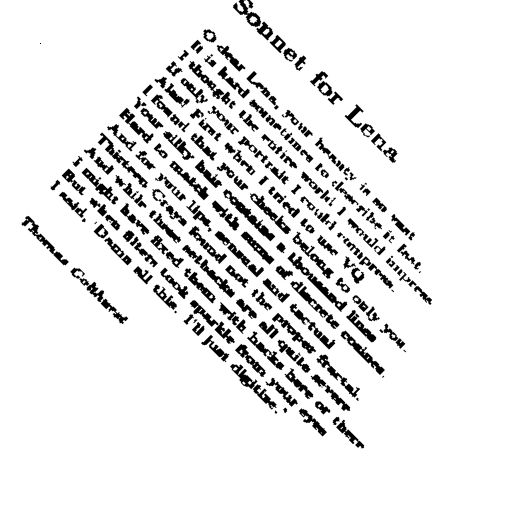
#> input picture 2/img/sonrot2.png, 512 x 512 px, given in place of son.png, which was not available
$ jupyter execute TME2_PROSIO.ipynb   (text cells are left out)
#> lines starting #> are read from the running program, lines starting #| are printed output that depends on the picture; after the words box and inside, x2 and y2 are one past the last pixel; in counts of white or black regions, pixels touching at a corner belong together; pictures that were not available may be replaced by others from this repository, and a replacement may not be noted
[cell 1]
import numpy as np
from numpy.fft import fft2,fftshift
from PIL import Image
import matplotlib.pyplot as plt

son = np.array(Image.open('img/son.png'))
#> son is the input picture: shape (512, 512); min 0, max 255, mean 231.5
sonrot = np.array(Image.open('img/sonrot.png'))
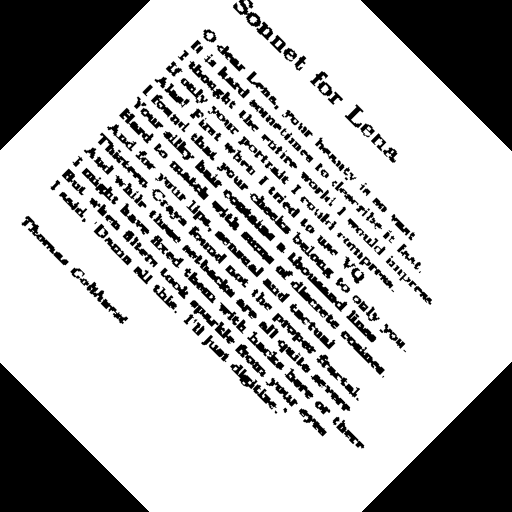
#> input picture 2/img/sonrot.png, 512 x 512 px
#> sonrot is the input picture: shape (512, 512); min 0, max 255, mean 187.4

[cell 2]
def computeFT(I):
    """ Array -> Array[complex] """
    array = np.array(I)
    return fft2(array)

def toVisualizeFT(If):
    """ Array[complex] -> Array[float] """
    return np.abs(fftshift(If))

def toVisualizeLogFT(If):
    """ Array[complex] -> Array[float] """
    return np.log10(toVisualizeFT(If))

complex_array = computeFT(son)
plt.imshow(son, cmap='gray')
plt.title('Sonnet')
plt.show()
#print('\nComplex array:\n\n')
#print(complex_array)
print('\nCentered module of the complex array\n\n')
x = toVisualizeFT(complex_array)
#print(x)
plt.imshow(x, cmap = 'gray')
plt.show()
print('\nCentered module of the complex array using a logarithmic scale:\n\n')
y = toVisualizeLogFT(complex_array)
#print(y)
plt.imshow(y, cmap='gray')
plt.show()

print('To have a perception of the range and form of the density spectrum of a picture it is useful to plot it using a \n logaritmic scale')

[cell 3]
import matplotlib.pyplot as plt

print('SONNET:\n')
complex_son = computeFT(son)
#print('Fourier trasform of image son:\n')
#print(complex_son)
#print('\n\nModule with logaritmic scale:\n')
magnitude_spectrum = toVisualizeLogFT(complex_son)
#print(magnitude_spectrum)

plt.imshow(son, cmap='gray')
plt.title('\n\n----------------------------SONNET---------------------------------------\n\n')
plt.show()
plt.imshow(magnitude_spectrum,cmap='gray')
plt.title('Amplitude spectrum')
plt.show()

#print(np.max(magnitude_spectrum))
#print(np.min(magnitude_spectrum))

threshold = np.log10(np.power(10, 5))
#print(threshold)
magnitude_spectrum = np.where(magnitude_spectrum<threshold, 0, 1)
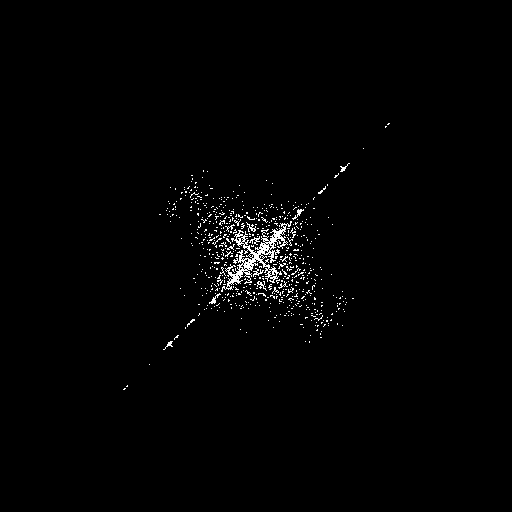
#> magnitude_spectrum: shape (512, 512) int64; values 0 (black) and 1 (white), 1.3% white in thin lines or dots, all inside (x1, y1, x2, y2) = (123, 123, 390, 390)
#print(magnitude_spectrum)
#print(np.max(magnitude_spectrum))
#print(np.min(magnitude_spectrum))
plt.imshow(magnitude_spectrum,cmap='gray')
plt.title('Thresholded amplitude spectrum')
plt.show()

print('\n\n---------------------------------SONNET ROTATED:--------------------------------------------\n')
complex_sonrot = computeFT(sonrot)
#print('Fourier trasform of image sonrot:\n')
#print(complex_sonrot)
#print('\n\nModule with logaritmic scale:\n')
magnitude_spectrum_sonrot = toVisualizeLogFT(complex_sonrot)
#print(magnitude_spectrum)

plt.imshow(sonrot, cmap='gray')
plt.title('Sonnet Rotated')
plt.show()
plt.imshow(magnitude_spectrum_sonrot,cmap='gray')
plt.title('Amplitude spectrum')
plt.show()

#print(np.max(magnitude_spectrum_sonrot))
#print(np.min(magnitude_spectrum_sonrot))

magnitude_spectrum_sonrot = np.where(magnitude_spectrum_sonrot<threshold, 0, 1)
#> magnitude_spectrum_sonrot: shape (512, 512) int64; values 0 (black) and 1 (white), 1.4% white in thin lines or dots, all inside (x1, y1, x2, y2) = (121, 120, 392, 393)
#print(magnitude_spectrum_sonrot)
#print(np.max(magnitude_spectrum_sonrot))
#print(np.min(magnitude_spectrum_sonrot))
plt.imshow(magnitude_spectrum_sonrot,cmap='gray')
plt.title('Thresholded Amplitude spectrum')
plt.show()

[cell 4]
def blend(I1,I2,alpha):
    """ Array**2*float -> Array """
#> called with alpha = 0.5
    a1 = np.array(I1)
    a2 = np.array(I2)
    return alpha*a1 + (1-alpha)*a2

[cell 5]
blendedPic = blend(son, sonrot, 0.5)

print('\nBlend function on images son and sonrot:\n')
#print(blendedPic)
plt.imshow(blendedPic, cmap='gray')
plt.show()

ft = fft2(blendedPic)
print('\n\nFourier transform:\n')
#print(ft)
#print('\n\nModule with logaritmic scale:\n')
ms = toVisualizeLogFT(ft)
#print(ms)

plt.imshow(ms,cmap='gray')
plt.title('Amplitude spectrum')
plt.show()

#print(np.max(ms))
#print(np.min(ms))

threshold = 5

ms = np.where(ms<threshold, 0, 1)
#> in rectifyOrientation, `thresh_image = np.where(log_ft<thresh, 0, 1)`: thresh_image: shape (512, 512) int64; values 0 (black) and 1 (white), 0.14% white in thin lines or dots, all inside (x1, y1, x2, y2) = (168, 167, 345, 346)
#print(ms)
#print(np.max(ms))
#print(np.min(ms))
plt.imshow(ms,cmap='gray')
plt.title('Thresholded Amplitude spectrum')
plt.show()

[cell 6]
def mainOrientation(I):
    """ Array -> tuple[Iori,float]
        return image of orientation (32 bins) and the main orientation (degree) from a Fourier transform module
    """
    n, m = I.shape
#> n = 512; m = 512

    size = 32
    x = np.array(range(size))
    ori = np.vstack((np.cos(np.pi*x/size), np.sin(np.pi*x/size))).T

    Iori = np.zeros((n, m))
    orients = np.zeros((size))

    for i in range(1,n+1):
        for j in range(1,m+1):
            if I[i-1, j-1] > 0:
                v = np.array([j-m/2, -i + n/2])
                if i > n/2:
                    v = -v
                    prod = np.matmul(ori, v)
                    maxi = prod.max()
                    if maxi > 0:
                        imax = np.nonzero(prod == maxi)
                        Iori[i-1, j-1] = imax[0]
                        orients[imax] += 1

    maxori = np.nonzero(orients == orients.max())[0][0]
#> maxori = 31
    return (Iori, 180*maxori/size - 90)

def rotateImage(I,a):
    """ Array*float -> Array
        return a rotation of angle a (degree) of image I
    """
#> called with a = 45
    return np.array(Image.fromarray(I).rotate(a, expand=True, fillcolor=127))
#> returned value: shape (726, 726)

####### your code below
def rectifyOrientation(I, thresh, angle):
    ft = computeFT(I)
    log_ft = toVisualizeLogFT(ft)

    thresh_image = np.where(log_ft<thresh, 0, 1)

    main_orient = mainOrientation(I)
    im_rotated = rotateImage(I, angle)

    new_orient = mainOrientation(im_rotated)

    ft_rot = computeFT(im_rotated)
    log_ft_rot = toVisualizeLogFT(ft_rot)
    thresh_rotated = np.where(log_ft_rot<thresh, 0, 1)
#> thresh_rotated: shape (726, 726) int64; values 0 (black) and 1 (white), 0.17% white in thin lines or dots, all inside (x1, y1, x2, y2) = (307, 188, 420, 539)

    return I, thresh_image, im_rotated, thresh_rotated, main_orient

th= np.log10(3*np.power(10,5))

im, th, new, th_new, orient = rectifyOrientation(sonrot, th, 45)

print('\n\nMain orientation of the original picture: ', orient[1] )
#| Main orientation of the original picture:  84.375

plt.imshow(im, cmap='gray')
plt.title('Original image:')
plt.show()

plt.imshow(th, cmap='gray')
plt.title('Amplitude spectrum of the original image:')
plt.show()

plt.imshow(new, cmap='gray')
plt.title('Rotated image with horizontal text')
plt.show()

plt.imshow(th_new, cmap='gray')
plt.title('Amplitude spectrum of image correctly rotated')
plt.show()

[cell 7]
#using rectifyOrientation() on SinRot, returning the image correctly rotated

print('-------------------------SONROT---------------------------------------\n')

th= np.log10(3*np.power(10,5))

im, th, new, th_new, orient = rectifyOrientation(sonrot, th, 45)

print('\n\nMain orientation of the original picture: ', orient[1] )
#| Main orientation of the original picture:  84.375

plt.imshow(im, cmap='gray')
plt.title('Original image:')
plt.show()

plt.imshow(th, cmap='gray')
plt.title('Amplitude spectrum of the original image:')
plt.show()

plt.imshow(new, cmap='gray')
plt.title('Rotated image with horizontal text')
plt.show()

plt.imshow(th_new, cmap='gray')
plt.title('Amplitude spectrum of image correctly rotated')
plt.show()


#experimenting the rectifyOrientation() function with the new image Port, displaying the image at various angles

print('\n\n----------------------------------PORT-------------------------------------------------\n\n')

port = np.array(Image.open('img/port.jpg'))
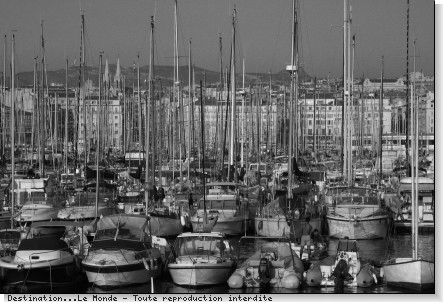
#> input picture 2/img/port.jpg, 443 x 302 px
#> port is the input picture: shape (302, 443); min 0, max 255, mean 100.6
plt.imshow(port, cmap='gray')
plt.title('Original image:')
plt.show()

plt.imshow(toVisualizeLogFT(computeFT(port)), cmap='gray')
plt.title('Amplitude spectrum of original image')
plt.show()

thresh_port = np.where(toVisualizeLogFT(computeFT(port))<5, 0, 1)
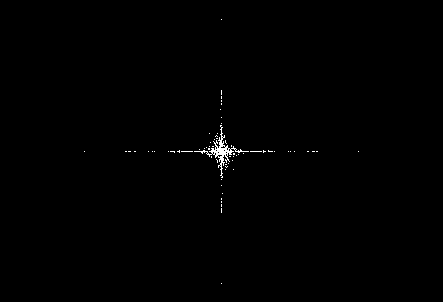
#> thresh_port: shape (302, 443) int64; values 0 (black) and 1 (white), 0.38% white in thin lines or dots, all inside (x1, y1, x2, y2) = (84, 19, 359, 284)
plt.imshow(thresh_port, cmap='gray')
plt.title('Thresholded Amplitude spectrum of original image')
plt.show()

#changing the image main orientation to different angles

im1, th1, new1, th_new1, orientPort = rectifyOrientation(port, 5, 45)
#> after the loop in mainOrientation (call 5), `for i in range(1,n+1):`:
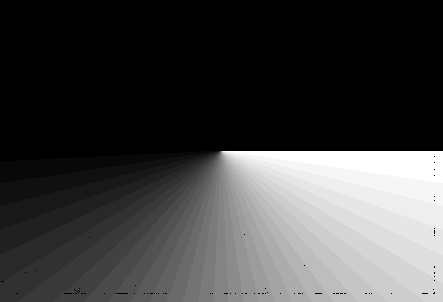
#> Iori: shape (302, 443) float64; min 0, max 31, mean 8; drawn with min black and max white
#> after the loop in mainOrientation (call 6), `for i in range(1,n+1):`:
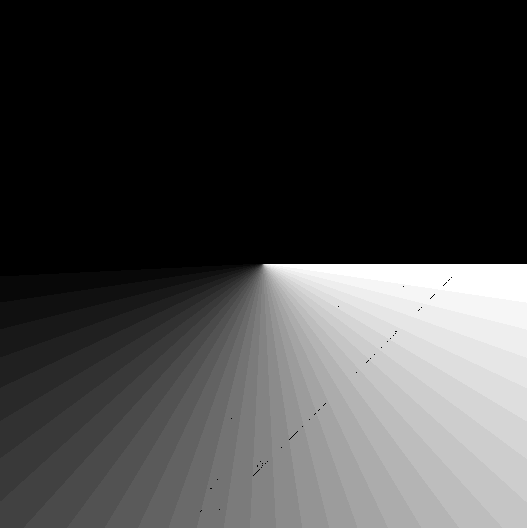
#> Iori: shape (528, 527) float64; min 0, max 31, mean 8; drawn with min black and max white
#> in rectifyOrientation (call 3), `thresh_rotated = np.where(log_ft_rot<thresh, 0, 1)`: thresh_rotated: shape (528, 527) int64; values 0 (black) and 1 (white), 0.37% white in thin lines or dots, all inside (x1, y1, x2, y2) = (174, 174, 353, 355)
im2, th2, new2, th_new2, orientPort2 = rectifyOrientation(port, 5, 90)
#> call 4 of rectifyOrientation, with thresh = 5, angle = 90
#> after the loop in mainOrientation (call 8), `for i in range(1,n+1):`:
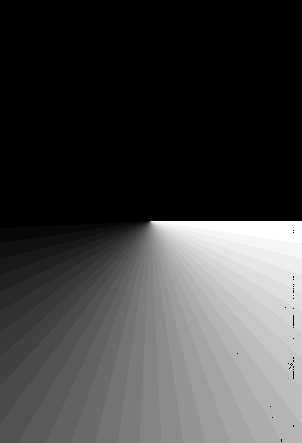
#> Iori: shape (443, 302) float64; min 0, max 31, mean 8; drawn with min black and max white
#> in toVisualizeLogFT (call 14), `return np.log10(toVisualizeFT(If))`:
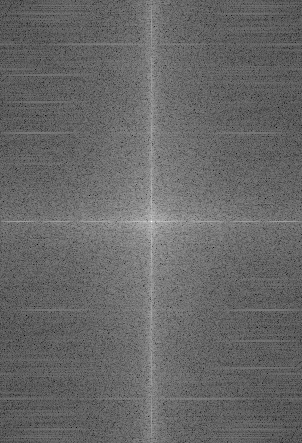
#> returned value: shape (443, 302) float64; min 1.3, max 7.13, mean 3.67; drawn with min black and max white
#> in rectifyOrientation (call 4), `thresh_rotated = np.where(log_ft_rot<thresh, 0, 1)`:
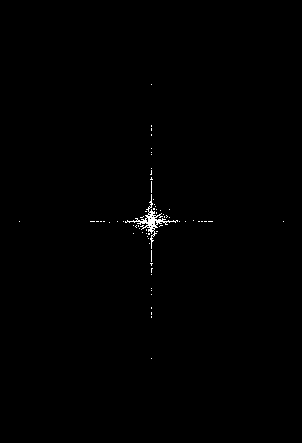
#> thresh_rotated: shape (443, 302) int64; values 0 (black) and 1 (white), 0.38% white in thin lines or dots, all inside (x1, y1, x2, y2) = (19, 84, 284, 359)
im3, th3, new3, th_new3, orientPort3 = rectifyOrientation(port, 5, 180)
#> in rotateImage (call 5), `return np.array(Image.fromarray(I).rotate(a, expand=True, fillcolor=12..`:
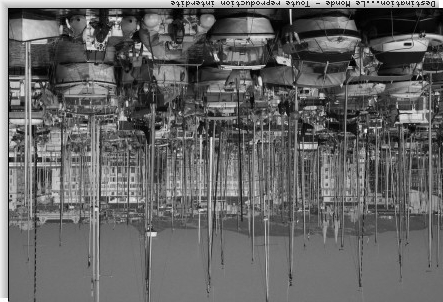
#> returned value: shape (302, 443); min 0, max 255, mean 100.6

plt.imshow(new1, cmap='gray')
plt.title('Rotation of 45 degrees:')
plt.show()

plt.imshow(th_new1, cmap='gray')
plt.title('Amplitude spectrum with rotation of 45 degrees:')
plt.show()

plt.imshow(new2, cmap='gray')
plt.title('Rotation of 90 degrees:')
plt.show()

plt.imshow(th_new2, cmap='gray')
plt.title('Amplitude spectrum with rotation of 90 degrees:')
plt.show()

plt.imshow(new3, cmap='gray')
plt.title('Rotation of 180 degrees:')
plt.show()

plt.imshow(th_new3, cmap='gray')
plt.title('Amplitude spectrum with rotation of 180 degrees:')
plt.show()
